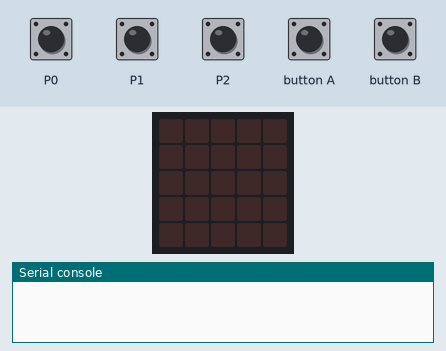
This program was run on a simulated BBC micro:bit (MakeCode). Shown: the board's 5×5 LED display, the last lines printed to the serial console. The inputs (shaded band) are chosen by the test bench. No radio messages arrive unless stated (any console line starting 'radio sent:' is added by the test bench).

Above: at 1.2 s.
1.3 s: touch pin P0 pressed for 0.15 s
At 2.1 s:
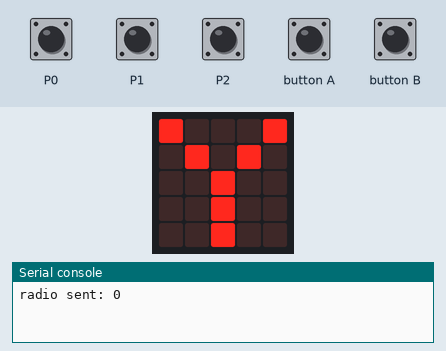
3.8 s: touch pin P1 pressed for 0.15 s
At 4.6 s:
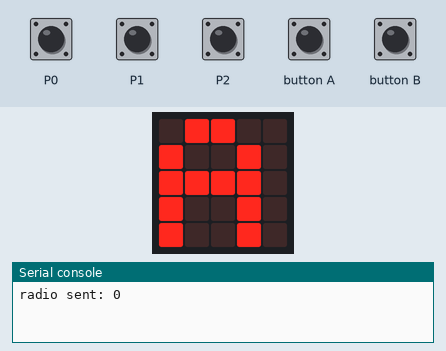
6.9 s: touch pin P2 pressed for 0.15 s
At 7.8 s:
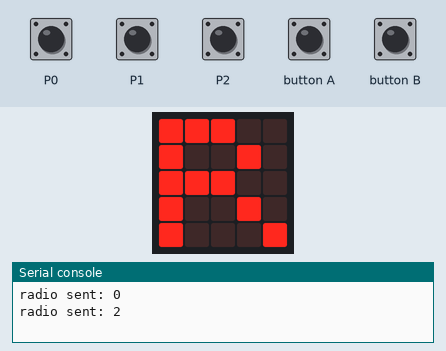
10.0 s: touch pin P0 pressed for 0.15 s
At 10.7 s:
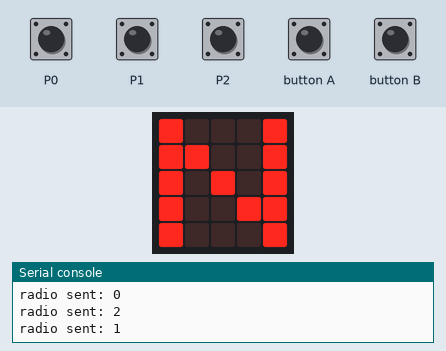
Timing chart, 0 to 13.0 s (numbered marks = the images above; inputs shaded):
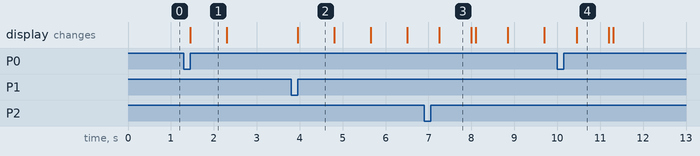

The program:

main.ts
```typescript
//           VOLIČ          #
// A - vybere voliče
// B - odešle volbu
// pin1 - Ukaže, kdo má kolik voleb (pro obě konzole)
// ####################x
//           SERVER          #
// pin0 - vypne/zapne možnost volit
// pin1 - Ukaže, kdo má kolik voleb (pro obě konzole)
// pin2 - vše restartuje
let vol = -1
let x = "A"
let top = false
let pouzito = false
let volby = {
    "A" : 0,
    "B" : 0,
    "C" : 0,
    "D" : 0,
}

input.onButtonPressed(Button.B, function on_button_pressed_b() {

    if (top == true && pouzito == false) {
        radio.sendString(x)
        pouzito = true
        for (let i = 0; i < 2; i++) {
            basic.showString(x)
            basic.pause(100)
            led.enable(false)
            basic.pause(100)
            led.enable(true)
        }
    }

})
input.onButtonPressed(Button.A, function on_button_pressed_a() {

    if (top == true && pouzito == false) {
        vol += 1
        if (vol == 4) {
            vol = 0
        }

        if (vol == 0) {
            x = "A"
        }

        if (vol == 1) {
            x = "B"
        }

        if (vol == 2) {
            x = "C"
        }

        if (vol == 3) {
            x = "D"
        }

        basic.showString(x)
    }

})
radio.onReceivedNumber(function on_received_number(receivedNumber: number) {

    if (receivedNumber == 1) {
        top = false
    } else if (receivedNumber == 2) {
        pouzito = false
        basic.showString("")
        x = "A"
        vol = -1
    } else {
        top = true
    }

})
// ######################xxxx
basic.forever(function on_forever() {
    radio.setGroup(77)
})
basic.forever(function on_forever2() {
    radio.setGroup(77)
})
// ###############################################xx
radio.onReceivedString(function on_received_string(receivedString: string) {

    if (receivedString == "A") {
        volby["A"] += 1
    }

    if (receivedString == "B") {
        volby["B"] += 1
    }

    if (receivedString == "C") {
        volby["C"] += 1
    }

    if (receivedString == "D") {
        volby["D"] += 1
    }

})
let zap = false
input.onPinPressed(TouchPin.P0, function on_pin_pressed_p0() {

    if (zap) {
        radio.sendNumber(1)
        zap = false
        basic.showString("N")
    } else {
        radio.sendNumber(0)
        basic.showString("Y")
        zap = true
    }

    basic.pause(100)
    basic.showString("")
})
input.onPinPressed(TouchPin.P2, function on_pin_pressed_p2() {

    radio.sendNumber(2)
    volby = {
        "A" : 0,
        "B" : 0,
        "C" : 0,
        "D" : 0,
    }

    basic.showString("R")
    basic.pause(100)
    basic.showString("")
})
input.onPinPressed(TouchPin.P1, function on_pin_pressed_p1() {
    basic.showString("A")
    basic.pause(100)
    basic.showNumber(volby["A"])
    basic.pause(100)
    basic.showString("B")
    basic.pause(100)
    basic.showNumber(volby["B"])
    basic.pause(100)
    basic.showString("C")
    basic.pause(100)
    basic.showNumber(volby["C"])
    basic.pause(100)
    basic.showString("D")
    basic.pause(100)
    basic.showNumber(volby["D"])
    basic.pause(100)
    basic.showString("")
})
```

test.ts
```typescript
// Tady jsou testy. Při použití tohoto balíčku jako rozšíření nebude zkompilováno.
```

Measured:
- after the input at 1.3 s, the display: changes after 0.15 s (image 1)
- after the input at 3.8 s, the display: changes after 0.15 s (image 2)
- after the input at 6.9 s, the display: changes after 0.35 s (image 3)
- after the input at 10.0 s, the display: changes after 0.45 s (image 4)
- what the display in image 1 shows lasts 0.8 s, from 1.5 s to 2.3 s
- what the display in image 3 shows lasts 0.7 s, from 7.3 s to 8.0 s
